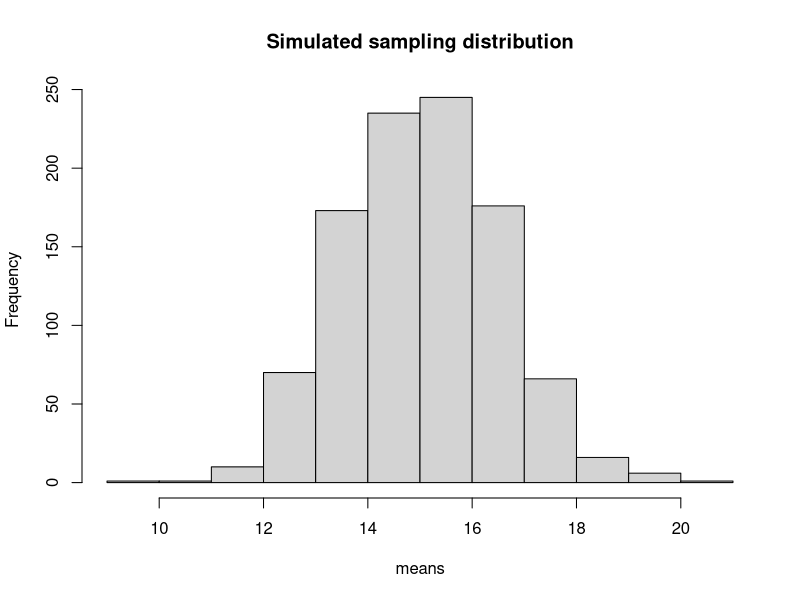
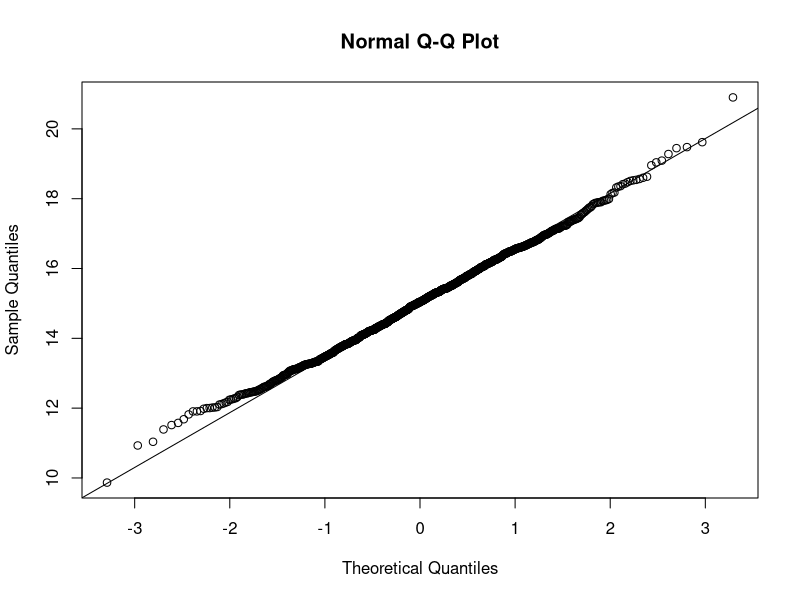
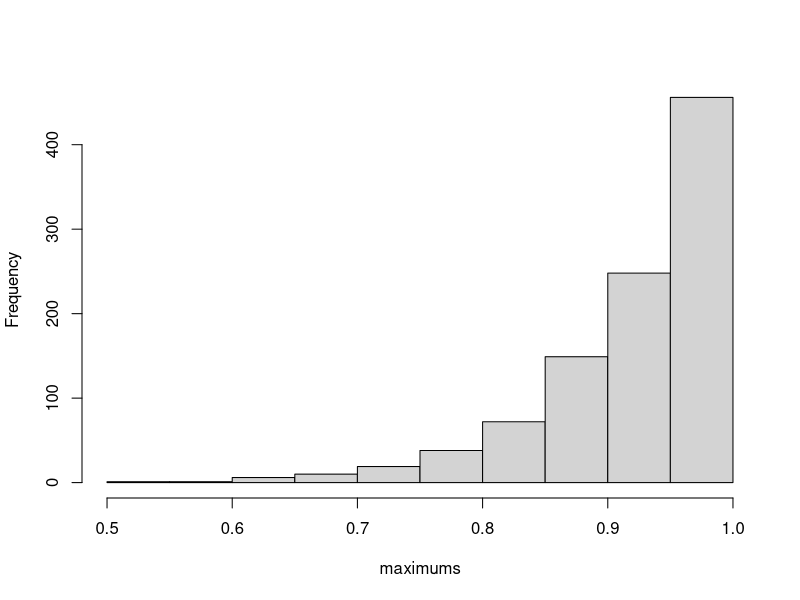
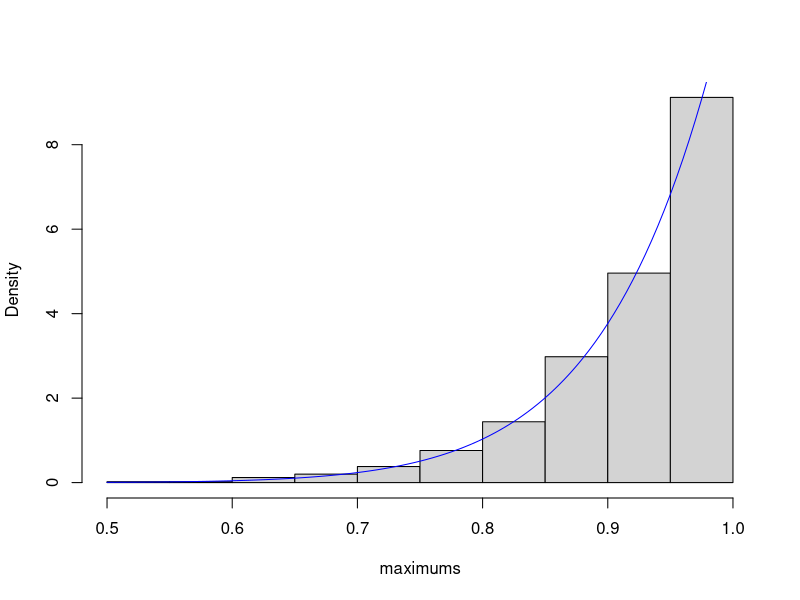
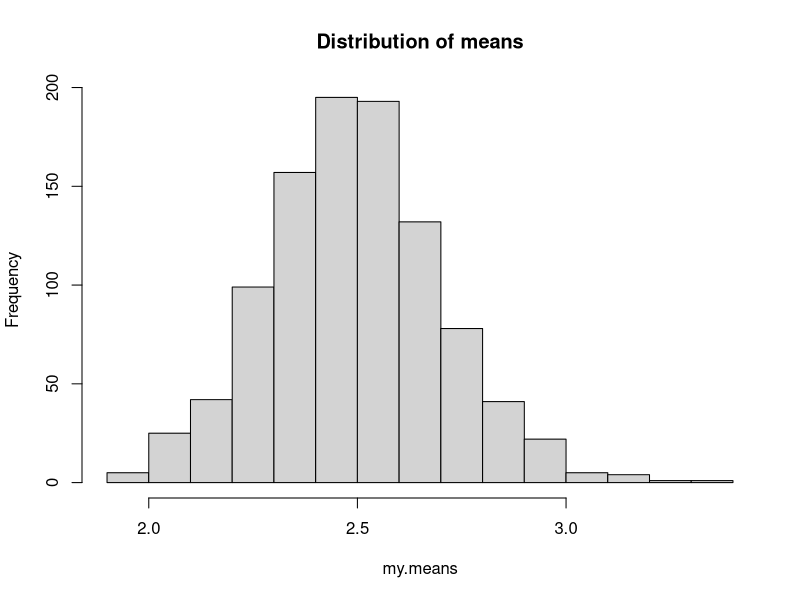
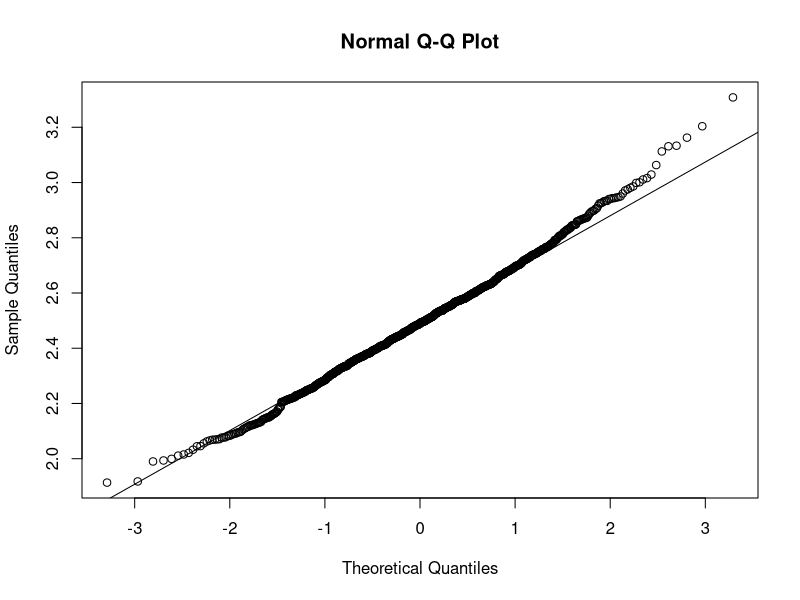

Write the R code that produced these figures, in order.
###Chapter 4: Sampling Distributions

#---------------------------------------------
#Example 4.2: Sampling distribution from Exp(1/15)
my.means<-numeric(1000)
#set.seed(300)
for (i in 1:1000)
{
  x<-rexp(100, 1/15)
  my.means[i]<- mean(x)
}

hist(my.means, main="Simulated sampling distribution", xlab="means")

dev.new()
qqnorm(my.means)
qqline(my.means)

mean(my.means)
sd(my.means)

#----------------------------------------------------
##Example 4.3: Samp Dist from Unif[0,1]

my.max<-numeric(1000)
#set.seed(100)
for (i in 1:1000)
 {
   y <- runif(12)        #draw random sample of size 12
   my.max[i] <- max(y)   #find max, save in i_th position of my.max
 }
 
hist(my.max, main="", xlab="maximums")

#To create a histogram with a density curve imposed
#scale bars to have area one with prob=TRUE option
hist(my.max, main="", xlab = "maximums", prob=TRUE)

#add pdf to histogram
curve(12*x^{11}, col="blue", add=TRUE)

#------------------------------------------------
#Example 4.6
#Sampling distribution simulation
#Sample of size 30 from gamma r=5, lambda=2

#set.seed(10)
my.means<-numeric(1000)
for (i in 1:1000)
  {
    x <- rgamma(30, shape=5, rate=2)
    my.means[i] <- mean(x)
  }

hist(my.means, main="Distribution of means")

dev.new()
qqnorm(my.means)
qqline(my.means)

mean(my.means)
sd(my.means)
sum(my.means > 3)/1000
#alternatively
mean(my.means > 3)

#----------------------------------------------
